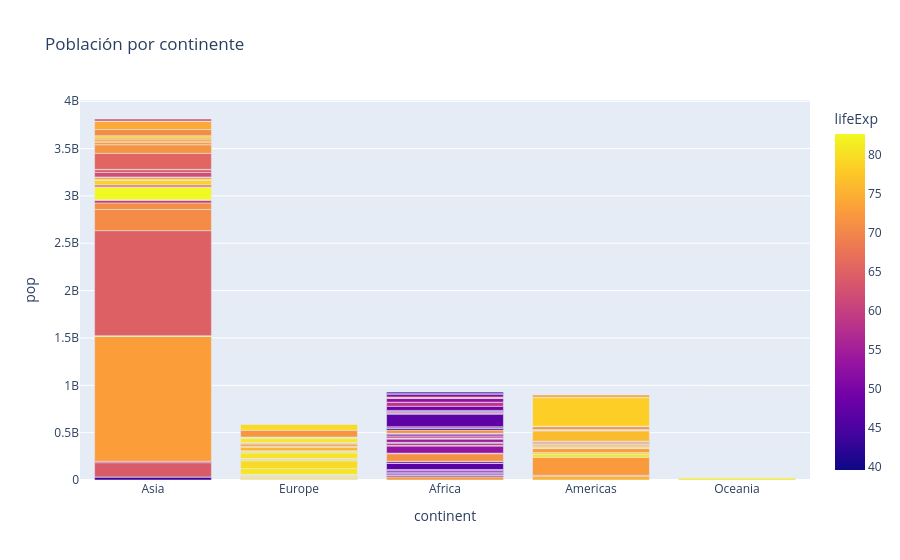

This figure's notebook cell:
### Code cell
import plotly.express as px
data = px.data.gapminder().query("year == 2007")
fig = px.bar(data, x="continent", y="pop", color="lifeExp",
             title="Población por continente")
fig.show()

### Figure 1 — Plotly figure (JSON) as saved in the notebook; plotly's stock layout.template omitted (floating-point values rounded to 4 significant figures; data arrays with more than 128 entries replaced by an {"elided": "..."} marker saying what was removed)
{"data": [{"hovertemplate": "continent=%{x}<br>pop=%{y}<br>lifeExp=%{marker.color}<extra></extra>", "legendgroup": "", "marker": {"color": {"elided": "142 float values"}, "coloraxis": "coloraxis", "pattern": {"shape": ""}}, "name": "", "orientation": "v", "showlegend": false, "textposition": "auto", "type": "bar", "x": {"elided": "142 str values"}, "xaxis": "x", "y": {"elided": "142 int values"}, "yaxis": "y"}], "layout": {"barmode": "relative", "coloraxis": {"colorbar": {"title": {"text": "lifeExp"}}, "colorscale": [[0, "#0d0887"], [0.1111, "#46039f"], [0.2222, "#7201a8"], [0.3333, "#9c179e"], [0.4444, "#bd3786"], [0.5556, "#d8576b"], [0.6667, "#ed7953"], [0.7778, "#fb9f3a"], [0.8889, "#fdca26"], [1, "#f0f921"]]}, "legend": {"tracegroupgap": 0}, "title": {"text": "Población por continente"}, "xaxis": {"anchor": "y", "domain": [0, 1], "title": {"text": "continent"}}, "yaxis": {"anchor": "x", "domain": [0, 1], "title": {"text": "pop"}}}}
